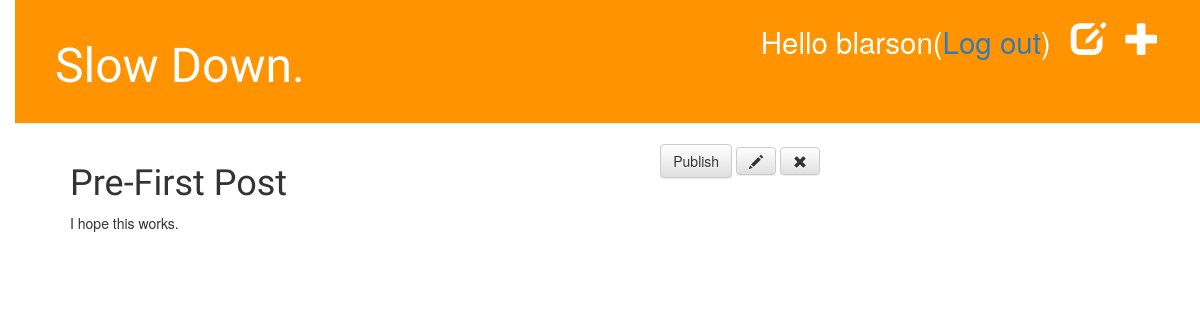
/post/17/ (signed in), run on an earlier commit of the app's database.
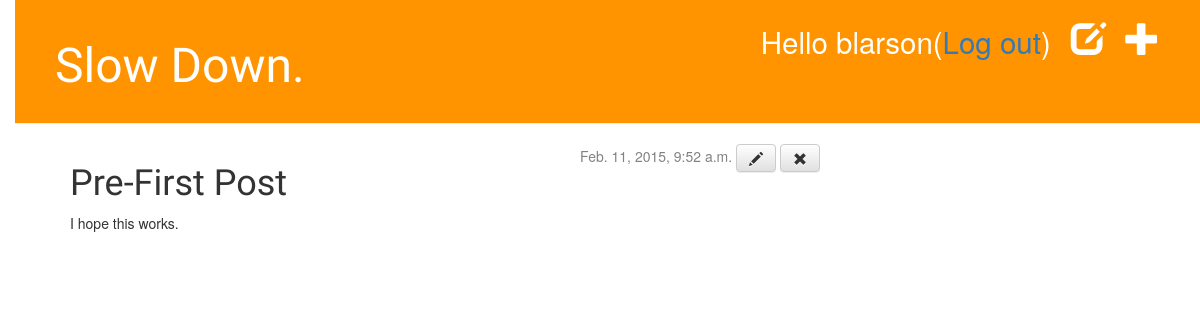
And on a later commit of the database.
### blog/models.py (models this page shows, shortened)
class Post(models.Model):
    author = models.ForeignKey('auth.User')
    title = models.CharField(max_length=200)
    text = models.TextField()
    created_date = models.DateTimeField(default = timezone.now())
    published_date = models.DateTimeField(blank = True, null = True)

### blog/views.py (the view)
# urls.py: url(r'^post/(?P<pk>[0-9]+)/$', views.post_detail),
def post_detail(request, pk):
    post = get_object_or_404(Post, pk=pk)
    return render(request, 'blog/post_detail.html', {'post': post})

### blog/templates/blog/post_detail.html
{% extends 'blog/base.html' %}
{% block content %}
  <div class="date">
    {% if user.is_authenticated %}
      {% if post.published_date %}
        {{ post.published_date }}
      {% else %}
        <a class="btn btn-default" href="{% url 'blog.views.post_publish' pk=post.pk %}">Publish</a>
      {% endif %}
      <a class="btn btn-default" href="{% url 'post_edit' pk=post.pk %}"><span class="glyphicon glyphicon-pencil"></span></a>
      <a class="btn btn-default" href="{% url 'post_remove' pk=post.pk %}"><span class="glyphicon glyphicon-remove"></span></a>
    {% else %}
    <a href="{% url 'django.contrib.auth.views.login' %}" class="top-menu"><span class="glyphicon glyphicon-lock"></span></a>
    {% endif %}
  </div>
  <h1>{{ post.title }}</h1>
  <p>{{ post.text|linebreaks }}</p>
{% endblock %}

What changed in the data, as far as the page shows it:
changed Post "Pre-First Post": published_date (not shown) → "Feb. 11, 2015, 9:52 a.m."
Also different on the page:
text no longer shown: "Publish"
